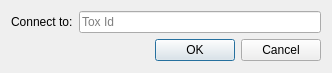
<?xml version="1.0" encoding="UTF-8"?>
<ui version="4.0">
 <class>ConnectDialog</class>
 <widget class="QDialog" name="ConnectDialog">
  <property name="geometry">
   <rect>
    <x>0</x>
    <y>0</y>
    <width>332</width>
    <height>73</height>
   </rect>
  </property>
  <property name="windowTitle">
   <string>Connect</string>
  </property>
  <layout class="QVBoxLayout" name="verticalLayout">
   <item>
    <layout class="QHBoxLayout" name="horizontalLayout">
     <item>
      <widget class="QLabel" name="connectLabel">
       <property name="text">
        <string>Connect to:</string>
       </property>
      </widget>
     </item>
     <item>
      <widget class="QLineEdit" name="connectLineEdit">
       <property name="placeholderText">
        <string>Tox Id</string>
       </property>
      </widget>
     </item>
    </layout>
   </item>
   <item>
    <widget class="QDialogButtonBox" name="buttonBox">
     <property name="orientation">
      <enum>Qt::Horizontal</enum>
     </property>
     <property name="standardButtons">
      <set>QDialogButtonBox::Cancel|QDialogButtonBox::Ok</set>
     </property>
    </widget>
   </item>
  </layout>
 </widget>
 <resources/>
 <connections>
  <connection>
   <sender>buttonBox</sender>
   <signal>accepted()</signal>
   <receiver>ConnectDialog</receiver>
   <slot>accept()</slot>
   <hints>
    <hint type="sourcelabel">
     <x>248</x>
     <y>254</y>
    </hint>
    <hint type="destinationlabel">
     <x>157</x>
     <y>274</y>
    </hint>
   </hints>
  </connection>
  <connection>
   <sender>buttonBox</sender>
   <signal>rejected()</signal>
   <receiver>ConnectDialog</receiver>
   <slot>reject()</slot>
   <hints>
    <hint type="sourcelabel">
     <x>316</x>
     <y>260</y>
    </hint>
    <hint type="destinationlabel">
     <x>286</x>
     <y>274</y>
    </hint>
   </hints>
  </connection>
 </connections>
</ui>
